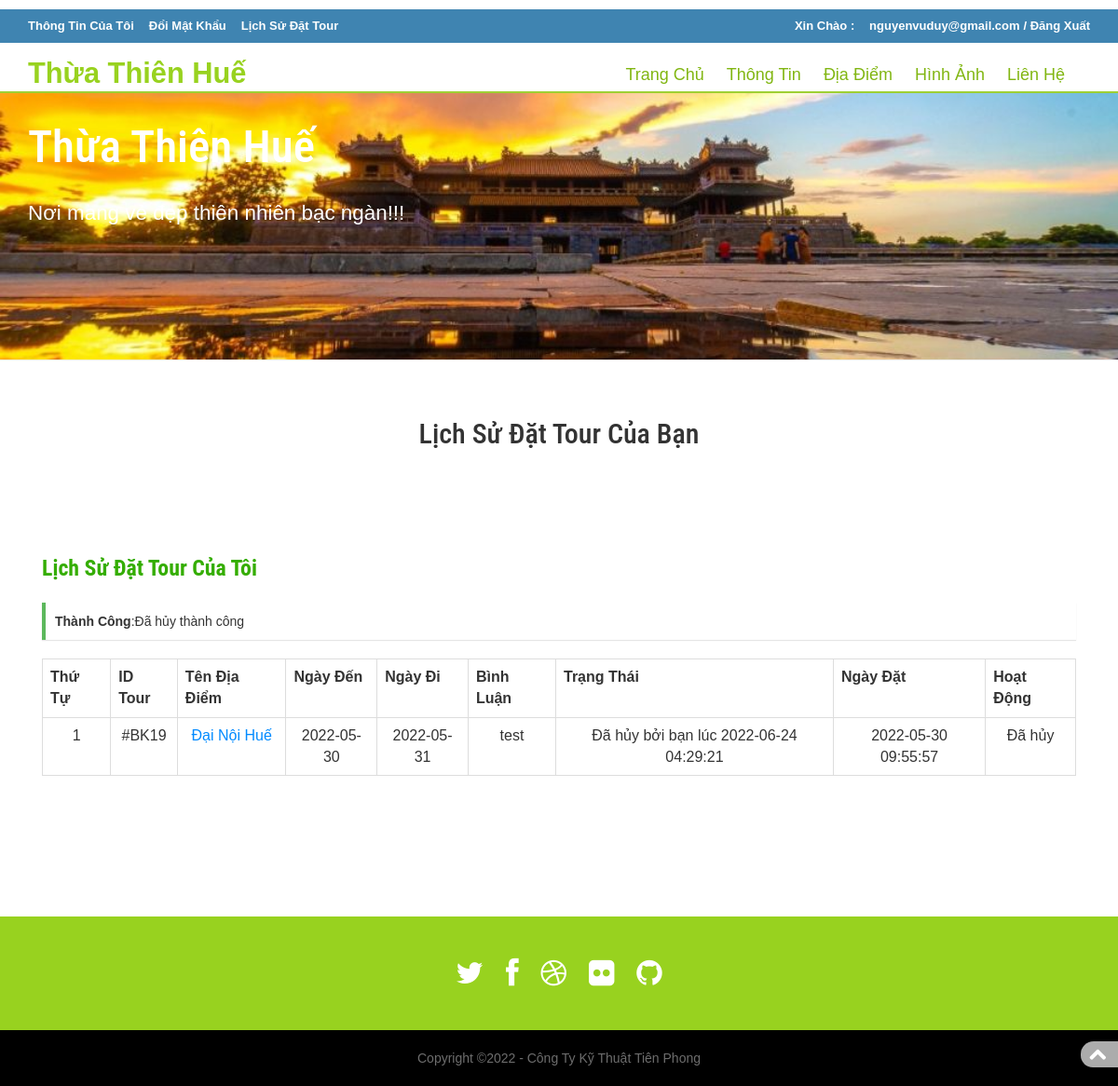
The page /tour_history.php?bkid=20 (signed in) on the database its author committed.
### tables this page shows
CREATE TABLE `tblbooking` (
  `BookingId` int(11) NOT NULL,
  `PackageId` int(11) DEFAULT NULL,
  `UserEmail` varchar(100) DEFAULT NULL,
  `FromDate` varchar(100) DEFAULT NULL,
  `ToDate` varchar(100) DEFAULT NULL,
  `Comment` mediumtext DEFAULT NULL,
  `RegDate` timestamp NULL DEFAULT current_timestamp(),
  `status` int(11) DEFAULT NULL,
  `CancelledBy` varchar(5) DEFAULT NULL,
  `UpdationDate` timestamp NULL DEFAULT NULL ON UPDATE current_timestamp()
);

CREATE TABLE `tbltourpackages` (
  `PackageId` int(11) NOT NULL,
  `PackageName` varchar(200) DEFAULT NULL,
  `PackageType` mediumtext DEFAULT NULL,
  `PackageLocation` varchar(10000) DEFAULT NULL,
  `PackagePrice` varchar(1100) DEFAULT NULL,
  `PackageFetures` varchar(255) DEFAULT NULL,
  `PackageDetails` mediumtext DEFAULT NULL,
  `PackageImage` varchar(100) DEFAULT NULL,
  `Creationdate` timestamp NULL DEFAULT current_timestamp(),
  `UpdationDate` timestamp NULL DEFAULT NULL ON UPDATE current_timestamp()
);

### tour_history.php (the view, shortened to what this page needs)
<?php
include('includes/config.php');
if(strlen($_SESSION['login'])==0)
{
  header('location:index.php');
}
else{
  if(isset($_REQUEST['bkid']))
  {
    $bid=intval($_GET['bkid']);
    $email=$_SESSION['login'];
    $sql ="SELECT FromDate FROM tblbooking WHERE UserEmail=:email and BookingId=:bid";
    $query= $dbh -> prepare($sql);
    $query-> bindParam(':email', $email, PDO::PARAM_STR);
    $query-> bindParam(':bid', $bid, PDO::PARAM_STR);
    $query-> execute();
    $results = $query -> fetchAll(PDO::FETCH_OBJ);
    if($query->rowCount() > 0)
    {
      foreach($results as $result)
      {
        $fdate=$result->FromDate;
        $cdate=date('Y/m/d');
        $date1=date_create("$cdate");
        $date2=date_create("$fdate");
        $diff=date_diff($date1,$date2);
        echo $df=$diff->format("%a");
        if($df>1)
        {
          $msg="Đã hủy  thành công";
        }
        else
        {
          $error="Bạn không thể hủy đặt tour trước 24 giờ";
        }
      }
    }
  }
  ?>
  <!doctype html>
  <html lang="en-gb" class="no-js">
  <head>
    <link rel="stylesheet" href="css/bootstrap.min.css" />
    <link rel="stylesheet" type="text/css" href="css/isotope.css" media="screen" />
    <link rel="stylesheet" href="js/fancybox/jquery.fancybox.css" type="text/css" media="screen" />
    <link rel="stylesheet" type="text/css" href="css/da-slider.css" />
    <link href="js/owl-carousel/owl.carousel.css" rel="stylesheet">
    <link rel="stylesheet" href="css/styles.css" />
    <link href="assets/css/animate.css" rel="stylesheet" type="text/css" media="all">
    <link href="font/css/font-awesome.min.css" rel="stylesheet">
  </head>
  <body>
    <header class="header">
    <?php if($_SESSION['login'])
    {?>
      <div class="top-header">
        <div class="container">
          <ul class="tp-hd-lft wow fadeInLeft animated" data-wow-delay=".5s">
            <li class="prnt"><a href="profile.php">Thông Tin Của Tôi</a></li>
          <li class="prnt"><a href="change_password.php">Đổi Mật Khẩu</a></li>
          <li class="prnt"><a href="tour_history.php">Lịch Sử Đặt Tour</a></li>
          </ul>
          <ul class="tp-hd-rgt wow fadeInRight animated" data-wow-delay=".5s">
            <li class="tol">Xin Chào :</li>
            <li class="sig"><?php echo htmlentities($_SESSION['login']);?></li>
            <li class="sigi"><a href="logout.php" >/ Đăng Xuất</a></li>
          </ul>
          <div class="clearfix"></div>
        </div>
      </div>
      <?php
    }?>
    <div class="container">
      <nav class="navbar navbar-inverse" role="navigation">
        <div class="navbar-header adeInDown animated animated" data-wow-delay=".5s" style="visibility: visible; animation-delay: 0.5s; animation-name: fadeInDown;">
          <a href="#" class="navbar-brand scroll-top logo"><b>Thừa Thiên Huế</b></a>
        </div>
        <div id="main-nav" class="collapse navbar-collapse adeInDown animated animated" data-wow-delay=".5s" style="visibility: visible; animation-delay: 0.5s; animation-name: fadeInDown;">
          <ul class="nav navbar-nav" id="mainNav">
            <li ><a href="index.php" class="scroll-link">Trang Chủ</a></li>
            <li><a href="index.php" class="scroll-link">Thông Tin</a></li>
            <li><a href="index.php" class="scroll-link">Địa Điểm</a></li>
            <li><a href="index.php" class="scroll-link">Hình Ảnh </a></li>
            <li><a href="index.php" class="scroll-link">Liên Hệ</a></li>
          </ul>
        </div>
      </nav>
    </div>
  </header>
    <section id="home">
      <div class="banner-container" style="height: 300px;">
       <div class="container banner-content">
        <div id="da-slider" class="da-slider">
         <div>&nbsp;</div>
         <div class="">
          <h2>Thừa Thiên Huế</h2>
          <p>Nơi mang vẻ đẹp thiên nhiên bạc ngàn!!!</p>
        </div>
      </div>
    </div>
  </div>
</section>
<section id="packages" class="secPad">
  <div class="container">
    <div class="heading text-center">
      <h2>Lịch Sử Đặt Tour Của Bạn</h2>
    </div>
    <div class="privacy">
      <div class="container">
        <h3 class="wow fadeInDown animated animated" data-wow-delay=".5s" style="visibility: visible; animation-delay: 0.5s; animation-name: fadeInDown;">Lịch Sử Đặt Tour Của Tôi</h3>
        <form name="chngpwd" method="post" onSubmit="return valid();">
          <?php if($error){?><div class="errorWrap"><strong>Lỗi</strong>:<?php echo htmlentities($error); ?> </div><?php }
          else if($msg){?><div class="succWrap"><strong>Thành Công</strong>:<?php echo htmlentities($msg); ?> </div><?php }?>
          <p>
            <table class="table align-items-center table-flush table-hover table-bordered" width="100%">
              <tr align="center">
                <th>Thứ Tự</th>
                <th>ID Tour</th>
                <th>Tên Địa Điểm</th>
                <th>Ngày Đến</th>
                <th>Ngày Đi</th>
                <th>Bình Luận</th>
                <th>Trạng Thái</th>
                <th>Ngày Đặt</th>
                <th>Hoạt Động</th>
              </tr>
              <?php
              $uemail=$_SESSION['login'];;
              $sql = "SELECT tblbooking.BookingId as bookid,tblbooking.PackageId as pkgid,tbltourpackages.PackageName as packagename,tblbooking.FromDate as fromdate,tblbooking.ToDate as todate,tblbooking.Comment as comment,tblbooking.status as status,tblbooking.RegDate as regdate,tblbooking.CancelledBy as cancelby,tblbooking.UpdationDate as upddate from tblbooking join tbltourpackages on tbltourpackages.PackageId=tblbooking.PackageId where UserEmail=:uemail";
              $query = $dbh->prepare($sql);
              $query -> bindParam(':uemail', $uemail, PDO::PARAM_STR);
              $query->execute();
              $results=$query->fetchAll(PDO::FETCH_OBJ);
              $cnt=1;
              if($query->rowCount() > 0)
              {
                foreach($results as $result)
                {
                  ?>
                  <tr align="center">
                    <td><?php echo htmlentities($cnt);?></td>
                    <td>#BK<?php echo htmlentities($result->bookid);?></td>
                    <td><a href="package-details.php?pkgid=<?php echo htmlentities($result->pkgid);?>"><?php echo htmlentities($result->packagename);?></a></td>
                    <td><?php echo htmlentities($result->fromdate);?></td>
                    <td><?php echo htmlentities($result->todate);?></td>
                    <td><?php echo htmlentities($result->comment);?></td>
                    <td><?php if($result->status==0)
                    {
                      echo "Chưa giải quyết";
                    }
                    if($result->status==2 and  $result->cancelby=='u')
                    {
                      echo "Đã hủy bởi bạn lúc " .$result->upddate;
                    }
                    ?></td>
                    <td><?php echo htmlentities($result->regdate);?></td>
                    <?php if($result->status==2)
                    {
                      ?><td>Đã hủy </td>
                    <?php } else {?>
                      <td><a href="tour_history.php?bkid=<?php echo htmlentities($result->bookid);?>" onclick="return confirm('Bạn có thực sự muốn hủy đặt tour')" >Hủy </a></td>
                    <?php }?>
                  </tr>
                  <?php $cnt=$cnt+1;
                }
              } ?>
            </table>
          </p>
        </form>
      </div>
    </div>
  </div>
</section>
<?php include('includes/footer.php'); ?>
<a href="#top" class="topHome"><i class="fa fa-chevron-up fa-2x"></i></a>
</body>
</html>
<?php
} ?>

### css/da-slider.css (style rules this page uses)
.da-slider { width: 100%; min-width: 520px; height: 500px; position: relative; margin: 4% auto; overflow: hidden; -webkit-transition: background-position 1s ease-out 0.3s; -moz-transition: background-position 1s ease-out 0.3s; -o-transition: background-position 1s ease-out 0.3s; -ms-transition: background-position 1s ease-out 0.3s; transition: background-position 1s ease-out 0.3s; }

### tour_history.php (style rules this page uses)
.succWrap { padding: 10px; margin: 0 0 20px 0; background: #fff; border-left: 4px solid #5cb85c; -webkit-box-shadow: 0 1px 1px 0 rgba(0,0,0,.1); box-shadow: 0 1px 1px 0 rgba(0,0,0,.1); }

### rows shown on the page
tblbooking: FromDate "Đã hủy thành công"
tblbooking: BookingId "19", PackageId.PackageName "Đại Nội Huế", FromDate "2022-05-30", ToDate "2022-05-31", Comment "test", UpdationDate "2022-06-24 04:29:21", RegDate "2022-05-30 09:55:57", status "Đã hủy"

### other values the page prints
$_SESSION['login'] "nguyenvuduy@gmail.com"
